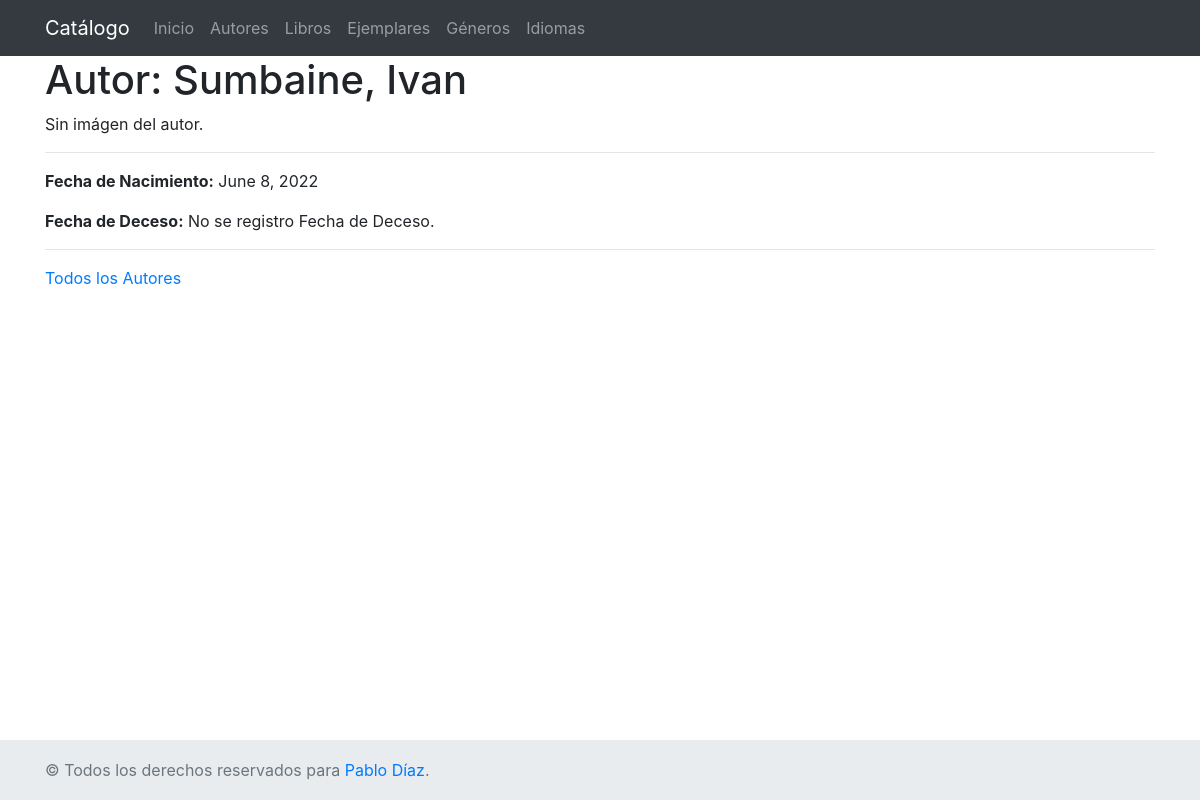
/catalogo/autor/38, run on an earlier commit of the app's database.
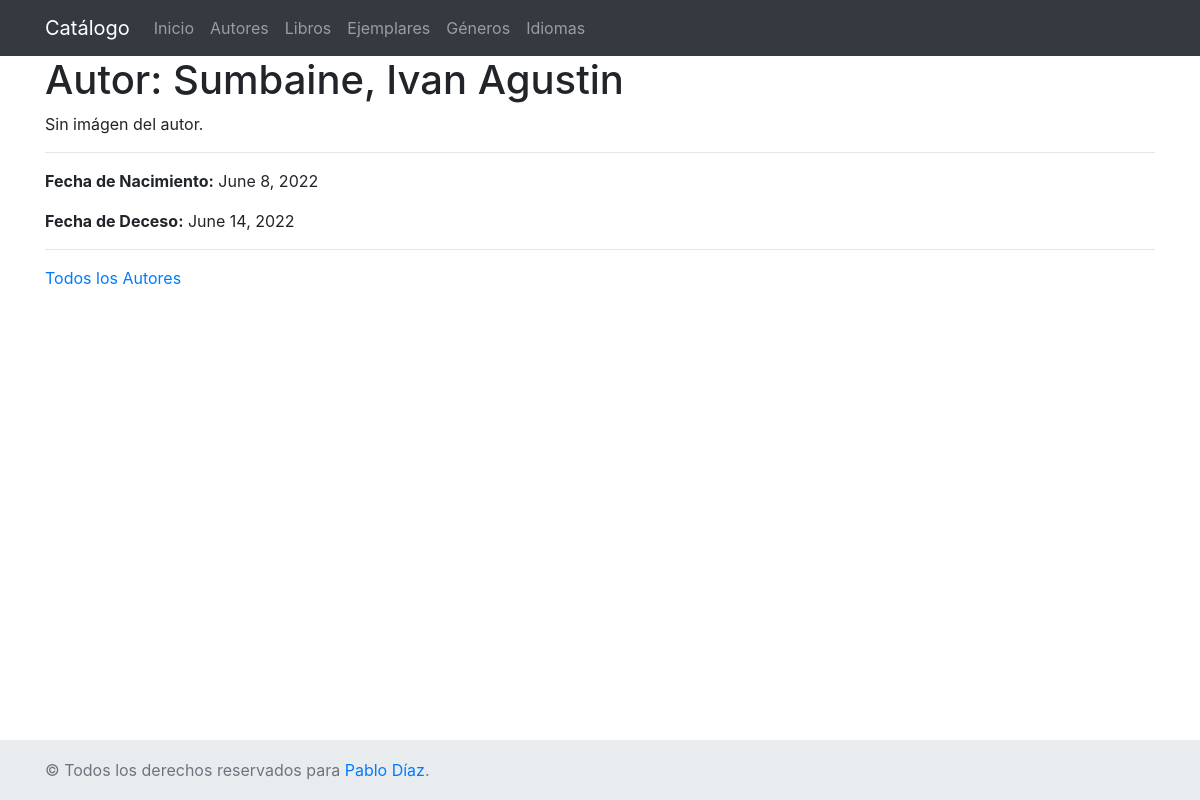
And on a later commit of the database.
### catalogo/models.py (models this page shows, shortened)
class Autor(models.Model):
    nombre = models.CharField(max_length=50)
    apellido = models.CharField(max_length=50)
    fechaNac = models.DateField(null=True, blank=True)
    fechaDeceso = models.DateField('Fallecido', null=True, blank=True)
    image=models.ImageField(upload_to='catalogo/upload/img', null=True)
    def __str__(self):
        return '%s, %s' % (self.apellido, self.nombre)
    class Meta:
        ordering = ["-id", "apellido", "nombre"]

### catalogo/views.py (the view, shortened to what this page needs)
# urls.py: path('autor/<pk>', views.AutorDetailView.as_view(), name='autor'),
class AutorDetailView(generic.DetailView):
    model = Autor
    template_name = 'autor.html'

### catalogo/templates/autor.html
{% extends "base.html" %}
{% block content %}
    <h1>Autor: {{ autor }}</h1>
    {% if autor.image %}
        <img src="{{ autor.image.url }}" alt="{{ autor }}" class="img-responsive" width="150px">
    {% else %}
        <p>Sin imágen del autor.</p>
    {% endif %}
    <hr>
    <p><strong>Fecha de Nacimiento:</strong>
        {% if autor.fechaNac %}
            {{ autor.fechaNac }}
        {% else %}
            No se registro Fecha de Nacimiento.
        {% endif %}
    </p>
    <p><strong>Fecha de Deceso:</strong>
        {% if autor.fechaDeceso %}
            {{ autor.fechaDeceso }}
        {% else %}
            No se registro Fecha de Deceso.
        {% endif %}
    </p>
    <hr>
    <a href="{% url 'autores' %}">Todos los Autores</a>
{% endblock %}

What changed in the data, as far as the page shows it:
changed Autor: apellido+nombre "Sumbaine, Ivan" → "Sumbaine, Ivan Agustin"; fechaDeceso (not shown) → "June 14, 2022"
Also different on the page:
text no longer shown: "No se registro Fecha de Deceso."
